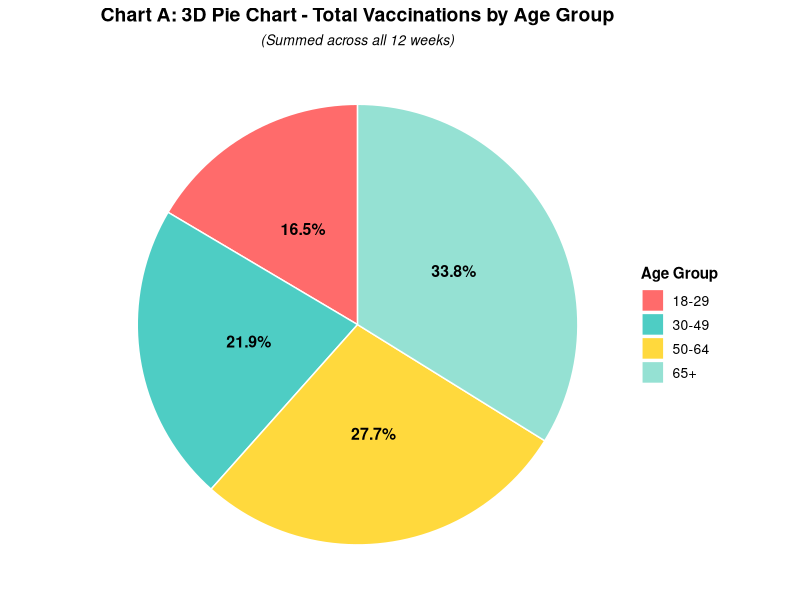
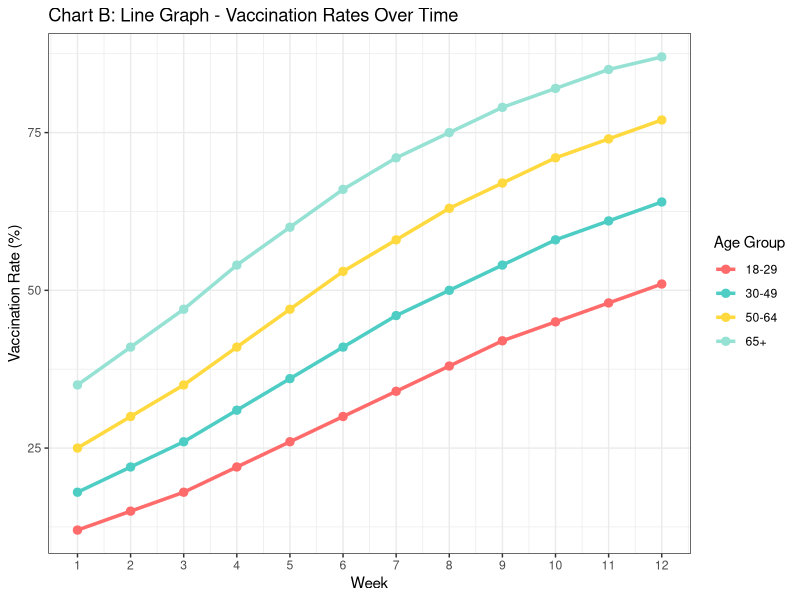
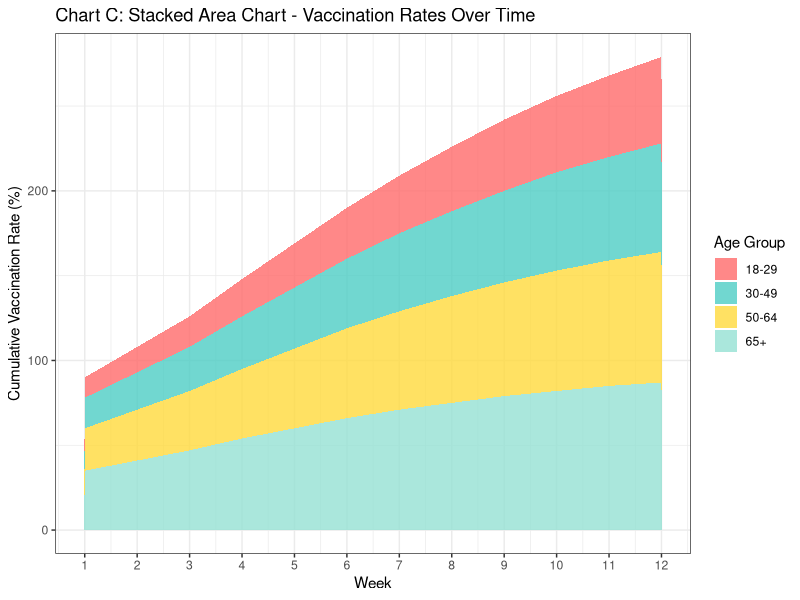
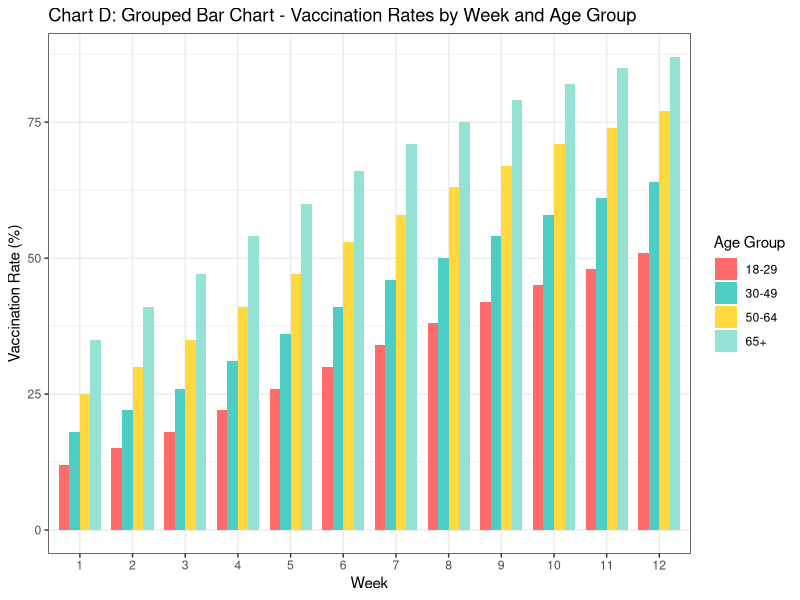
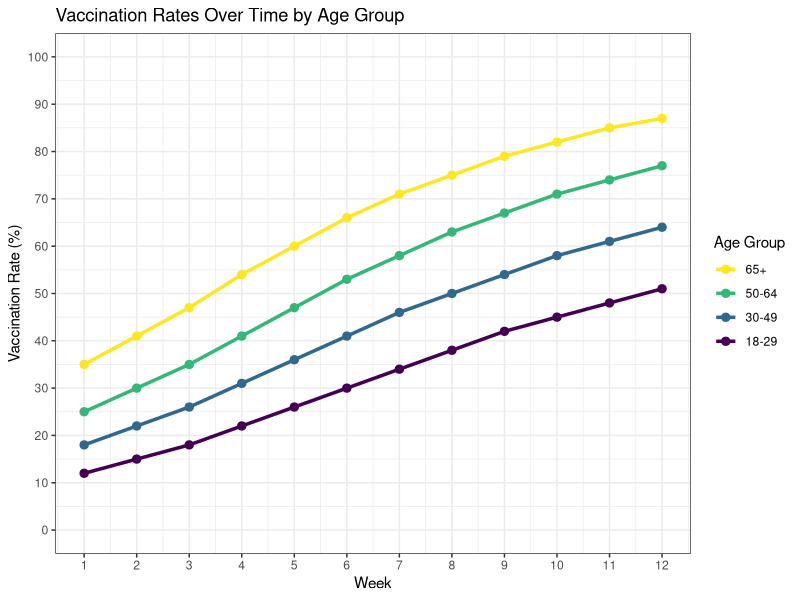

These figures' R source, in order:
## ---- chunk 1
#| label: fig-comparing-graphics-figures
#| fig-cap: "Four different representations of COVID vaccination rates."
#| fig-subcap: ["Caption 1", "Caption 2", "Caption 3", "Caption 4"]
#| fig-alt: ["This figure is a pie chart that displays COVID vaccination rates by age group. The age groups are colored and the percent of overall COVID vaccination rates are displayed.", "This figure is a line chart which diplays COVID vaccination rates are diplayed over a 12 week period. The x axis is mapping weeks while the y axis is mapping vaccination rate. Finally, the color is being mapped to age group.", "This figure is a stacked chart, descrbing vaccination rates over time and sorted by age group, which is the color mapping. The x axis is displaying time while the y axis is showing percent.", "This figure is a bar chart which diplays COVID vaccination rates are diplayed over a 12 week period. The x axis is mapping weeks while the y axis is mapping vaccination rate. Finally, the color is being mapped to age group."]
#| layout-ncol: 2
#| code-fold: true


# Load required libraries
suppressPackageStartupMessages({
  library(ggplot2)
  theme_set(theme_bw())
  library(dplyr)
  library(tidyr)
})

# Create sample dataset
set.seed(123)
weeks <- 1:12
age_groups <- c("18-29", "30-49", "50-64", "65+")

# Generate vaccination rate data with realistic patterns
vaccination_data <- data.frame(
  week = rep(weeks, each = 4),
  age_group = rep(age_groups, times = 12),
  vaccination_rate = c(
    # Week-by-week data for each age group
    12, 18, 25, 35,  # Week 1
    15, 22, 30, 41,  # Week 2
    18, 26, 35, 47,  # Week 3
    22, 31, 41, 54,  # Week 4
    26, 36, 47, 60,  # Week 5
    30, 41, 53, 66,  # Week 6
    34, 46, 58, 71,  # Week 7
    38, 50, 63, 75,  # Week 8
    42, 54, 67, 79,  # Week 9
    45, 58, 71, 82,  # Week 10
    48, 61, 74, 85,  # Week 11
    51, 64, 77, 87   # Week 12
  )
)

# Set factor levels for consistent ordering
vaccination_data$age_group <- factor(vaccination_data$age_group, 
                                     levels = c("18-29", "30-49", "50-64", "65+"))

# Define color palette
age_colors <- c("18-29" = "#FF6B6B", 
                "30-49" = "#4ECDC4", 
                "50-64" = "#FFD93D", 
                "65+" = "#95E1D3")

# CHART A: 3D Pie Chart (showing total vaccinations by age group)

# Calculate total vaccinations per age group (sum across weeks)
total_by_age <- vaccination_data %>%
  group_by(age_group) %>%
  summarise(total = sum(vaccination_rate))

# Create pie chart with 3D-like appearance using custom positioning
chart_a <- ggplot(total_by_age, aes(x = "", y = total, fill = age_group)) +
  geom_bar(stat = "identity", width = 1, color = "white") +
  coord_polar("y", start = 0) +
  scale_fill_manual(values = age_colors) +
  labs(title = "Chart A: 3D Pie Chart - Total Vaccinations by Age Group",
       subtitle = "(Summed across all 12 weeks)",
       fill = "Age Group") +
  theme_void() +
  theme(
    plot.title = element_text(hjust = 0.5, size = 14, face = "bold"),
    plot.subtitle = element_text(hjust = 0.5, size = 10, face = "italic"),
    legend.position = "right",
    legend.title = element_text(size = 11, face = "bold"),
    legend.text = element_text(size = 10)
  ) +
  # Add percentage labels
  geom_text(aes(label = paste0(round(total/sum(total)*100, 1), "%")),
            position = position_stack(vjust = 0.5),
            size = 4, fontface = "bold")

# CHART B: Line Graph - Vaccination Rates Over Time

chart_b <- ggplot(vaccination_data, aes(x = week, y = vaccination_rate, 
                                        color = age_group, group = age_group)) +
  geom_line(linewidth = 1.2) +
  geom_point(size = 2.5) +
  scale_color_manual(values = age_colors) +
  scale_x_continuous(breaks = 1:12) +
  labs(title = "Chart B: Line Graph - Vaccination Rates Over Time",
       x = "Week",
       y = "Vaccination Rate (%)",
       color = "Age Group")

# CHART C: Stacked Area Chart - Vaccination Rates Over Time

chart_c <- ggplot(vaccination_data, aes(x = week, y = vaccination_rate, 
                                        fill = age_group)) +
  geom_area(alpha = 0.8, position = "stack") +
  scale_fill_manual(values = age_colors) +
  scale_x_continuous(breaks = 1:12) +
  labs(title = "Chart C: Stacked Area Chart - Vaccination Rates Over Time",
       x = "Week",
       y = "Cumulative Vaccination Rate (%)",
       fill = "Age Group")


# CHART D: Grouped Bar Chart - Vaccination Rates by Week and Age Group

chart_d <- ggplot(vaccination_data, aes(x = factor(week), y = vaccination_rate, 
                                        fill = age_group)) +
  geom_bar(stat = "identity", position = "dodge", width = 0.8) +
  scale_fill_manual(values = age_colors) +
  labs(title = "Chart D: Grouped Bar Chart - Vaccination Rates by Week and Age Group",
       x = "Week",
       y = "Vaccination Rate (%)",
       fill = "Age Group")

chart_a
chart_b
chart_c
chart_d
## ---- chunk 2
#| label: fig-comparing-graphics-figures
#| fig-cap: "COVID Vaccination Rates"
#| fig-subcap: ["Caption 1"]
#| fig-alt: ["This figure is a line graph that shows the relationship between time and vaccination rates by age group. The x - axis shows the week, the y axis shows the vaccination rates, and color indicates the age group."]
#| layout-ncol: 2
#| code-fold: true

library(viridis)
new_chart<- ggplot(vaccination_data, aes(x = week, y = vaccination_rate, 
                                        color = age_group, group = age_group)) +
  geom_line(linewidth = 1.2) +
  geom_point(size = 2.5) +
  scale_color_viridis(discrete = TRUE, option = "D") +
  labs(title = "Vaccination Rates Over Time by Age Group",
       x = "Week",
       y = "Vaccination Rate (%)",
       color = "Age Group") +
  guides(color = guide_legend(reverse = TRUE)) +
  scale_x_continuous(breaks = 1:12)+
  scale_y_continuous(breaks = seq(0, 100, by = 10),limits = c(0,100))
new_chart
